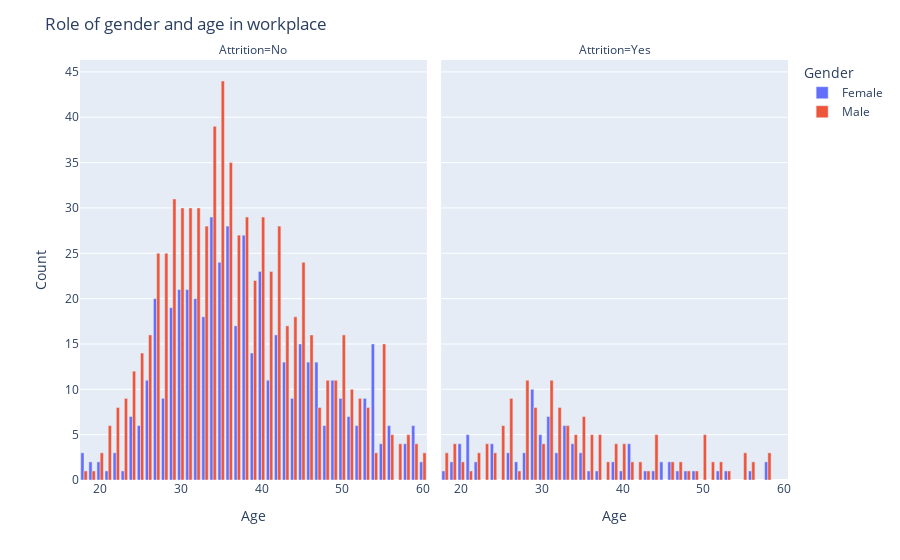

The code cell stored with this chart in its notebook:
### Code cell
grouped = df.groupby(['Age', 'Gender', 'Attrition']).size().reset_index()

grouped = grouped.rename(columns={0: 'Count'})

fig = px.bar(grouped, x='Age', y='Count', color='Gender', barmode='group', facet_col='Attrition')

fig.update_layout(title='Role of gender and age in workplace')

fig.show()

### Figure 1 — Plotly figure (JSON) as saved in the notebook; plotly's stock layout.template omitted (floating-point values rounded to 4 significant figures)
{"data": [{"alignmentgroup": "True", "hovertemplate": "Gender=Female<br>Attrition=No<br>Age=%{x}<br>Count=%{y}<extra></extra>", "legendgroup": "Female", "marker": {"color": "#636efa", "pattern": {"shape": ""}}, "name": "Female", "offsetgroup": "Female", "orientation": "v", "showlegend": true, "textposition": "auto", "type": "bar", "x": [18, 19, 20, 21, 22, 23, 24, 25, 26, 27, 28, 29, 30, 31, 32, 33, 34, 35, 36, 37, 38, 39, 40, 41, 42, 43, 44, 45, 46, 47, 48, 49, 50, 51, 52, 53, 54, 55, 56, 58, 59, 60], "xaxis": "x", "y": [3, 2, 2, 1, 3, 1, 7, 6, 11, 20, 9, 19, 21, 21, 20, 18, 29, 24, 28, 17, 27, 14, 23, 11, 16, 13, 9, 15, 13, 13, 6, 11, 9, 7, 6, 9, 15, 4, 6, 4, 6, 2], "yaxis": "y"}, {"alignmentgroup": "True", "hovertemplate": "Gender=Female<br>Attrition=Yes<br>Age=%{x}<br>Count=%{y}<extra></extra>", "legendgroup": "Female", "marker": {"color": "#636efa", "pattern": {"shape": ""}}, "name": "Female", "offsetgroup": "Female", "orientation": "v", "showlegend": false, "textposition": "auto", "type": "bar", "x": [18, 19, 20, 21, 22, 24, 26, 27, 28, 29, 30, 31, 32, 33, 34, 35, 36, 37, 39, 40, 41, 43, 44, 45, 46, 47, 48, 49, 52, 53, 56, 58], "xaxis": "x2", "y": [1, 2, 4, 5, 2, 4, 3, 2, 3, 10, 5, 7, 3, 6, 4, 3, 1, 1, 2, 1, 4, 1, 1, 2, 2, 1, 1, 1, 1, 1, 1, 2], "yaxis": "y2"}, {"alignmentgroup": "True", "hovertemplate": "Gender=Male<br>Attrition=No<br>Age=%{x}<br>Count=%{y}<extra></extra>", "legendgroup": "Male", "marker": {"color": "#EF553B", "pattern": {"shape": ""}}, "name": "Male", "offsetgroup": "Male", "orientation": "v", "showlegend": true, "textposition": "auto", "type": "bar", "x": [18, 19, 20, 21, 22, 23, 24, 25, 26, 27, 28, 29, 30, 31, 32, 33, 34, 35, 36, 37, 38, 39, 40, 41, 42, 43, 44, 45, 46, 47, 48, 49, 50, 51, 52, 53, 54, 55, 56, 57, 58, 59, 60], "xaxis": "x", "y": [1, 1, 3, 6, 8, 9, 12, 14, 16, 25, 25, 31, 30, 30, 30, 28, 39, 44, 35, 27, 29, 22, 29, 23, 28, 17, 18, 24, 16, 8, 11, 11, 16, 10, 9, 8, 3, 15, 5, 4, 5, 4, 3], "yaxis": "y"}, {"alignmentgroup": "True", "hovertemplate": "Gender=Male<br>Attrition=Yes<br>Age=%{x}<br>Count=%{y}<extra></extra>", "legendgroup": "Male", "marker": {"color": "#EF553B", "pattern": {"shape": ""}}, "name": "Male", "offsetgroup": "Male", "orientation": "v", "showlegend": false, "textposition": "auto", "type": "bar", "x": [18, 19, 20, 21, 22, 23, 24, 25, 26, 27, 28, 29, 30, 31, 32, 33, 34, 35, 36, 37, 38, 39, 40, 41, 42, 43, 44, 46, 47, 48, 49, 50, 51, 52, 53, 55, 56, 58], "xaxis": "x2", "y": [3, 4, 2, 1, 3, 4, 3, 6, 9, 1, 11, 8, 4, 11, 8, 6, 5, 7, 5, 5, 2, 4, 4, 2, 2, 1, 5, 2, 2, 1, 1, 5, 2, 2, 1, 3, 2, 3], "yaxis": "y2"}], "layout": {"annotations": [{"font": {}, "showarrow": false, "text": "Attrition=No", "x": 0.245, "xanchor": "center", "xref": "paper", "y": 1, "yanchor": "bottom", "yref": "paper"}, {"font": {}, "showarrow": false, "text": "Attrition=Yes", "x": 0.755, "xanchor": "center", "xref": "paper", "y": 1, "yanchor": "bottom", "yref": "paper"}], "barmode": "group", "legend": {"title": {"text": "Gender"}, "tracegroupgap": 0}, "margin": {"t": 60}, "title": {"text": "Role of gender and age in workplace"}, "xaxis": {"anchor": "y", "domain": [0, 0.49], "title": {"text": "Age"}}, "xaxis2": {"anchor": "y2", "domain": [0.51, 1], "matches": "x", "title": {"text": "Age"}}, "yaxis": {"anchor": "x", "domain": [0, 1], "title": {"text": "Count"}}, "yaxis2": {"anchor": "x2", "domain": [0, 1], "matches": "y", "showticklabels": false}}}
